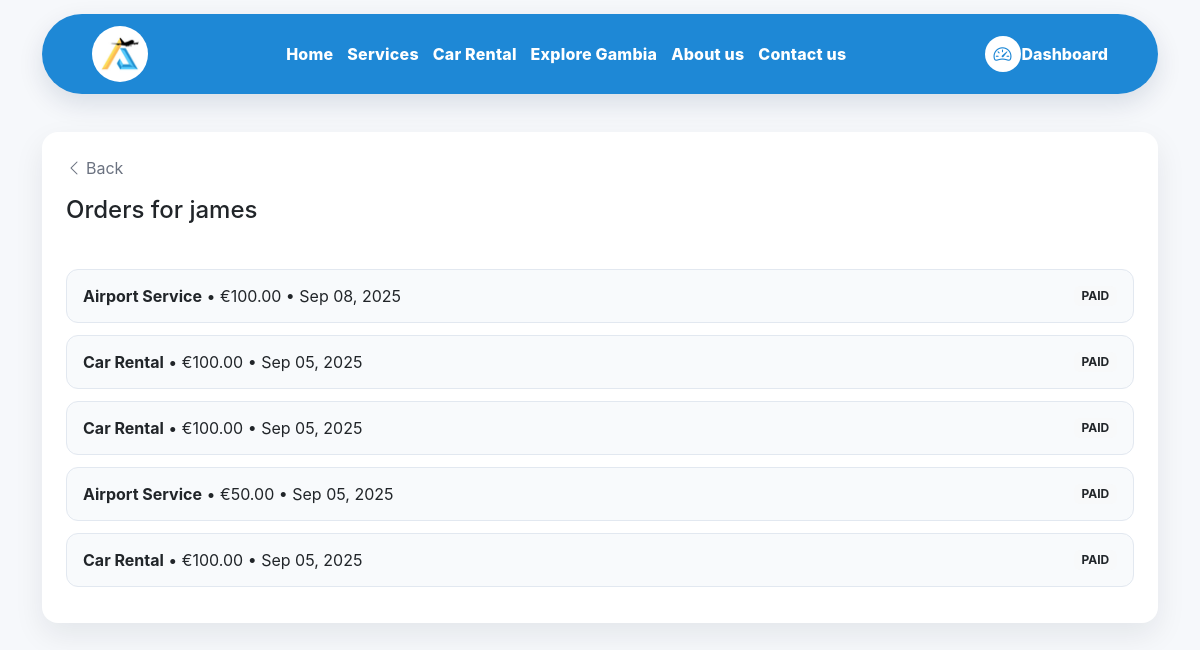
Page /users/1/orders/ (signed in) on the committed database.
### apps/accounts/models.py (models this page shows, shortened)
class User(AbstractUser):
    is_admin = models.BooleanField(default=False)
    phone = models.CharField(max_length=20, blank=True, null=True)

### apps/orders/models.py (models this page shows, shortened)
class Order(models.Model):
    class Category(models.TextChoices):
        AIRPORT_SERVICE = "AIRPORT_SERVICE", "Airport Service"
        CAR_RENTAL = "CAR_RENTAL", "Car Rental"
    class Status(models.TextChoices):
        PENDING = "PENDING", "Pending"
        PAID = "PAID", "Paid"
        CANCELED = "CANCELED", "Canceled"
        REFUNDED = "REFUNDED", "Refunded"
    user = models.ForeignKey(
        settings.AUTH_USER_MODEL,
        null=True,
        blank=True,
        on_delete=models.SET_NULL,
        related_name="aircar_orders",       # <-- unique reverse name
        related_query_name="aircar_order",  # <-- unique query name
        help_text="User who placed the order (optional).",
    )
    category = models.CharField(max_length=32, choices=Category.choices, db_index=True)
    amount = models.DecimalField(max_digits=10, decimal_places=2)
    currency = models.CharField(max_length=3, default="EUR")
    status = models.CharField(
        max_length=16, choices=Status.choices, default=Status.PAID, db_index=True
    )
    customer_name = models.CharField(max_length=150, blank=True, default="")
    created_at = models.DateTimeField(auto_now_add=True, db_index=True)
    meta = models.JSONField(default=dict, blank=True)
    class Meta:
        ordering = ["-created_at"]
        indexes = [
            models.Index(fields=["category", "created_at"]),
            models.Index(fields=["status", "created_at"]),
            models.Index(fields=["user", "created_at"]),  # helpful for user-history queries
        ]

### apps/accounts/views.py (the view)
# urls.py: path("<int:pk>/orders/", user_orders, name="orders"),
@login_required
def user_orders(request, pk):
    u = get_object_or_404(User, pk=pk)
    orders = Order.objects.filter(user=u).order_by("-created_at")
    return render(request, "accounts/user_orders.html", {"u": u, "orders": orders})

### apps/accounts/templates/accounts/user_orders.html (shortened to what this page needs)
{% extends "base.html" %}
{% load static %}
{% block extra_head %}
<link rel="stylesheet" href="{% static 'css/dashboard.css' %}">
{% endblock %}
{% block content %}
<div class="container py-4">
  <div class="card p-4 round-24">
    {% if request.user.is_staff or request.user.is_superuser %}
      <a href="/dashboard/" class="text-decoration-none mb-3 d-inline-flex align-items-center" style="color:#6b7280;">
        <i class="bi bi-chevron-left me-1"></i> Back
      </a>
    {% else %}
      <a href="{% url 'accounts:dashboard' %}" class="text-decoration-none mb-3 d-inline-flex align-items-center" style="color:#6b7280;">
        <i class="bi bi-chevron-left me-1"></i> Back
      </a>
    {% endif %}
    <h4 class="mb-3">Orders for {{ u.get_full_name|default:u.username }}</h4>
    <div class="mt-3">
      {% if orders %}
        {% for o in orders %}
          <div class="list-tile d-flex justify-content-between align-items-center">
            <div>
              <strong>{{ o.get_category_display }}</strong>
              • €{{ o.amount }}
              • {{ o.created_at|date:"M d, Y" }}
            </div>
            <span class="badge bg-light text-dark">{{ o.status }}</span>
          </div>
        {% endfor %}
      {% else %}
        <div class="empty">No orders yet.</div>
      {% endif %}
    </div>
  </div>
</div>
{% endblock %}

### static/css/dashboard.css (style rules this page uses)
:root { --bg: #f6f8fb; --surface: #ffffff; --ink: #0f172a; --muted: #475569; --muted-2: #94a3b8; --primary: #2563eb; --accent: #10b981; --shadow: 0 12px 30px rgba(15, 23, 42, 0.08); --radius: 16px; }
body { background: var(--bg) !important; font-family: "Inter", "SF Pro Display", system-ui, -apple-system, sans-serif; color: var(--ink); }
.round-24 { border-radius: 24px; }
.card { border: 0; border-radius: 16px; box-shadow: var(--shadow); background: var(--surface); }
.list-tile { background:#f8fafc; border-radius:12px; padding:14px 16px; margin:12px auto; border:1px solid #e2e8f0; transition: all .15s ease; display:flex; align-items:center; justify-content:space-between; gap:12px; flex-wrap:wrap; }
body { scroll-padding-top: 70px; }

### rows in the picture
User: get_full_name "james"
Order: category "Airport Service", amount "100.00", created_at "Sep 08, 2025", status "PAID"
Order: category "Car Rental", amount "100.00", created_at "Sep 05, 2025", status "PAID"
Order: category "Car Rental", amount "100.00", created_at "Sep 05, 2025", status "PAID"
Order: category "Airport Service", amount "50.00", created_at "Sep 05, 2025", status "PAID"
Order: category "Car Rental", amount "100.00", created_at "Sep 05, 2025", status "PAID"
